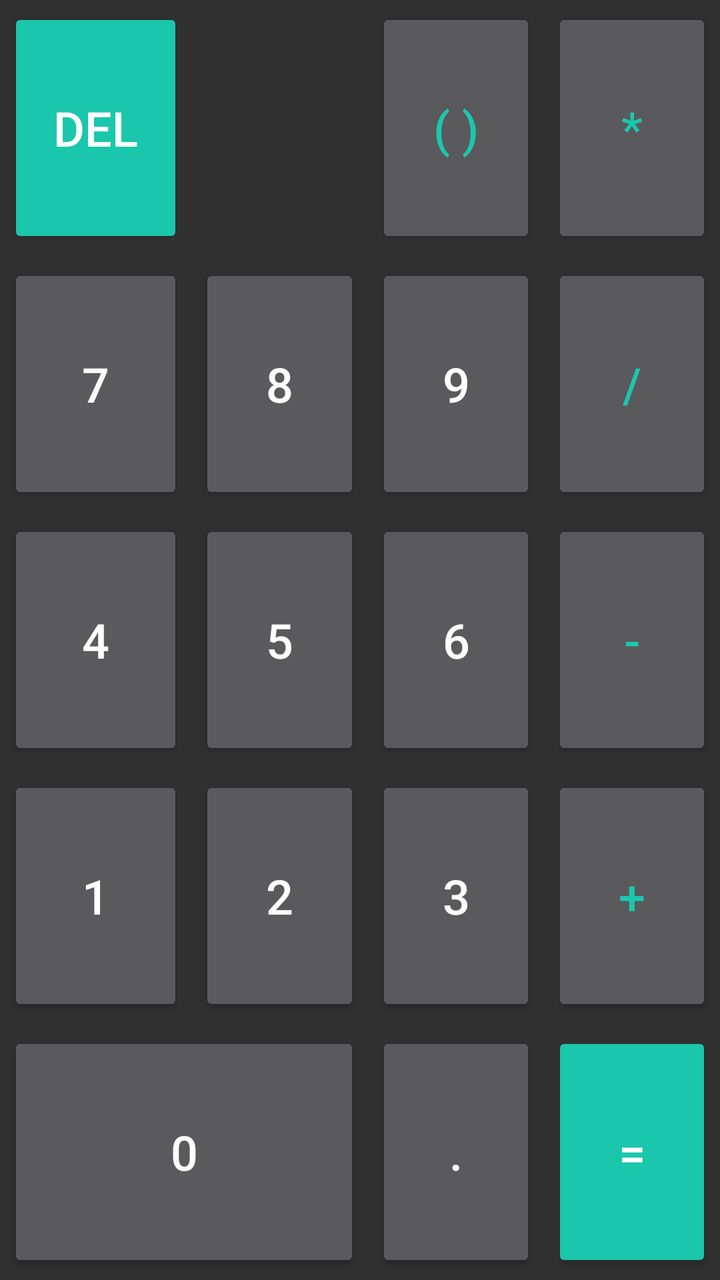
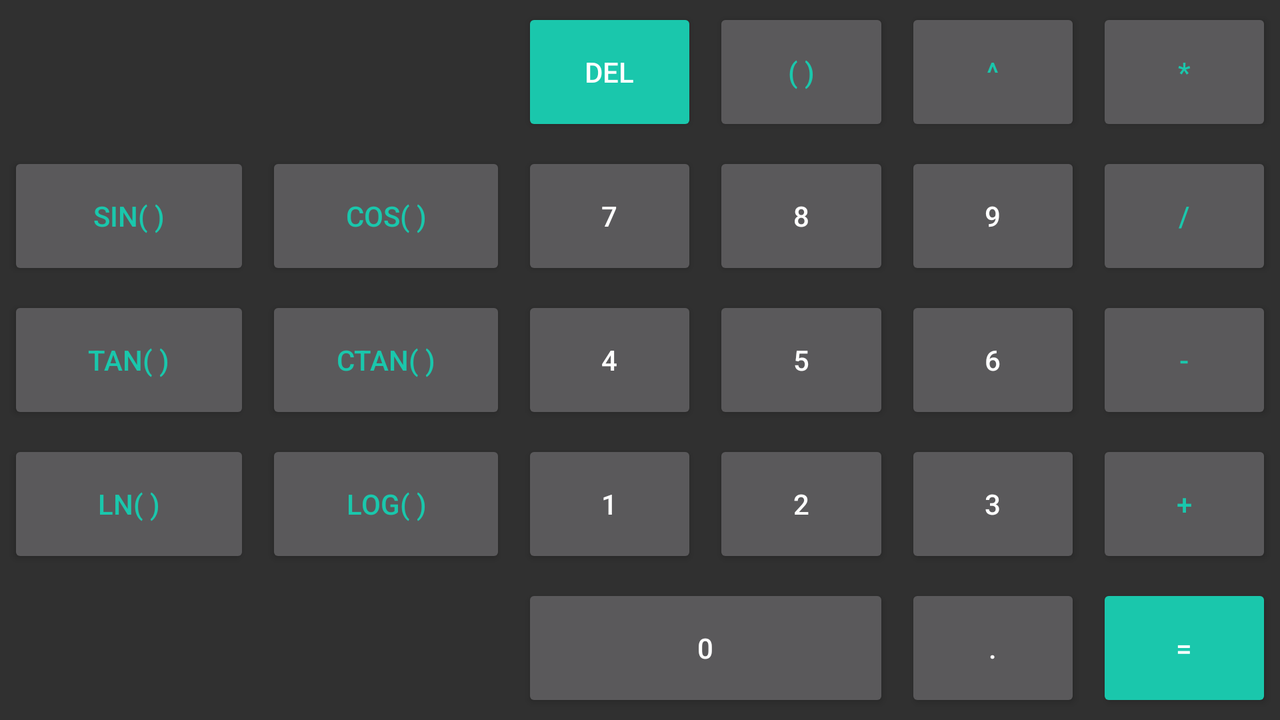

An Android layout and its configuration variant, each rendered on a device that would load it. The default file and the variant file are quoted in full after the pictures.
<!-- AndroidManifest.xml: application theme AppTheme -->
<!-- res/layout/fragment_inputs.xml -->
<?xml version="1.0" encoding="utf-8"?>
<GridLayout xmlns:android="http://schemas.android.com/apk/res/android"
    android:layout_width="match_parent"
    android:layout_height="match_parent"
    android:alignmentMode="alignBounds"
    android:useDefaultMargins="true"
    android:columnCount="4"
    android:orientation="horizontal"
    >

    <Button
        style="@style/Button.ColorInversed"
        android:layout_rowWeight="1"
        android:layout_columnWeight="0.5"
        android:onClick="onClickBackspace"
        android:text="del"
        />

    <Button
        style="@style/Button.Colored"
        android:layout_rowWeight="1"
        android:layout_columnWeight="0.5"
        android:layout_column="2"
        android:onClick="onClickInput"
        android:text="( )" />

    <Button
        style="@style/Button.Colored"
        android:layout_rowWeight="1"
        android:layout_columnWeight="1"
        android:onClick="onClickInput"
        android:text="*" />

    <Button
        android:layout_rowWeight="1"
        android:layout_columnWeight="1"
        android:onClick="onClickInput"
        android:text="7" />

    <Button
        android:layout_rowWeight="1"
        android:layout_columnWeight="1"
        android:onClick="onClickInput"
        android:text="8" />

    <Button
        android:layout_rowWeight="1"
        android:layout_columnWeight="1"
        android:onClick="onClickInput"
        android:text="9" />

    <Button
        style="@style/Button.Colored"
        android:layout_rowWeight="1"
        android:layout_columnWeight="1"
        android:onClick="onClickInput"
        android:text="/" />

    <Button
        android:layout_rowWeight="1"
        android:layout_columnWeight="1"
        android:onClick="onClickInput"
        android:text="4" />

    <Button
        android:layout_rowWeight="1"
        android:layout_columnWeight="1"
        android:onClick="onClickInput"
        android:text="5" />

    <Button
        android:layout_rowWeight="1"
        android:layout_columnWeight="1"
        android:onClick="onClickInput"
        android:text="6" />

    <Button
        style="@style/Button.Colored"
        android:layout_rowWeight="1"
        android:layout_columnWeight="1"
        android:onClick="onClickInput"
        android:text="-" />

    <Button
        android:layout_rowWeight="1"
        android:layout_columnWeight="1"
        android:onClick="onClickInput"
        android:text="1" />

    <Button
        android:layout_rowWeight="1"
        android:layout_columnWeight="1"
        android:onClick="onClickInput"
        android:text="2" />

    <Button
        android:layout_rowWeight="1"
        android:layout_columnWeight="1"
        android:onClick="onClickInput"
        android:text="3" />

    <Button
        style="@style/Button.Colored"
        android:layout_rowWeight="1"
        android:layout_columnWeight="1"
        android:onClick="onClickInput"
        android:text="+" />

    <Button
        android:layout_rowWeight="1"
        android:layout_columnSpan="2"
        android:layout_columnWeight="1"
        android:onClick="onClickInput"
        android:text="0" />

    <Button
        android:layout_rowWeight="1"
        android:layout_columnWeight="1"
        android:onClick="onClickInput"
        android:text="." />

    <Button
        style="@style/Button.ColorInversed"
        android:layout_rowWeight="1"
        android:layout_columnWeight="1"
        android:onClick="onClickResult"
        android:text="=" />
</GridLayout>
<!-- resources referenced by this layout -->
<resources>
  <style name="Button.ColorInversed">
          <item name="android:background">@drawable/abc_btn_colored_material</item>
      </style>
  <style name="Button.Colored">
          <item name="android:textColor">?attr/colorAccent</item>
      </style>
  <style name="AppTheme" parent="Theme.AppCompat">
          
          <item name="colorPrimary">@color/colorPrimary</item>
          <item name="colorPrimaryDark">@color/colorPrimaryDark</item>
          <item name="colorAccent">@color/colorAccent</item>
  
          <item name="buttonStyle">@style/Button</item>
      </style>
  <color name="colorPrimary">#008577</color>
  <color name="colorPrimaryDark">#00574B</color>
  <color name="colorAccent">#1AC7AC</color>
  <style name="Button" parent="Widget.AppCompat.Button">
          <item name="android:textSize"> @dimen/button_text_size </item>
          <item name="android:minWidth"> @dimen/button_min_width </item>
          <item name="android:minHeight"> @dimen/button_min_height </item>
      </style>
  <dimen name="button_text_size"> 24sp </dimen>
  <dimen name="button_min_width"> 10dp </dimen>
  <dimen name="button_min_height">10dp</dimen>
</resources>
<!-- res/layout-land/fragment_inputs.xml (the repository's variant of the layout above) -->
<!-- drawn on the phone turned sideways -->
<?xml version="1.0" encoding="utf-8"?>
<GridLayout xmlns:android="http://schemas.android.com/apk/res/android"
    android:layout_width="match_parent"
    android:layout_height="match_parent"
    android:alignmentMode="alignBounds"
    android:useDefaultMargins="true"
    android:columnCount="6"
    android:orientation="horizontal"
    >

    <Button
        style="@style/Button.ColorInversed"
        android:layout_rowWeight="1"
        android:layout_columnWeight="0.5"
        android:layout_column="2"
        android:onClick="onClickBackspace"
        android:text="del"
        />

    <Button
        style="@style/Button.Colored"
        android:layout_rowWeight="1"
        android:layout_columnWeight="0.5"
        android:onClick="onClickInputBr"
        android:text="( )" />

    <Button
        style="@style/Button.Colored"
        android:layout_rowWeight="1"
        android:layout_columnWeight="1"
        android:onClick="onClickInputBinOperator"
        android:text="^" />

    <Button
        style="@style/Button.Colored"
        android:layout_rowWeight="1"
        android:layout_columnWeight="1"
        android:onClick="onClickInputBinOperator"
        android:text="*" />

    <Button
        style="@style/Button.Colored"
        android:layout_rowWeight="1"
        android:layout_columnWeight="1"
        android:onClick="onClickInputBr"
        android:text="SIN( )" />

    <Button
        style="@style/Button.Colored"
        android:layout_rowWeight="1"
        android:layout_columnWeight="1"
        android:onClick="onClickInputBr"
        android:text="COS( )" />

    <Button
        android:layout_rowWeight="1"
        android:layout_columnWeight="1"
        android:onClick="onClickInputDigit"
        android:text="7" />

    <Button
        android:layout_rowWeight="1"
        android:layout_columnWeight="1"
        android:onClick="onClickInputDigit"
        android:text="8" />

    <Button
        android:layout_rowWeight="1"
        android:layout_columnWeight="1"
        android:onClick="onClickInputDigit"
        android:text="9" />

    <Button
        style="@style/Button.Colored"
        android:layout_rowWeight="1"
        android:layout_columnWeight="1"
        android:onClick="onClickInputBinOperator"
        android:text="/" />

    <Button
        style="@style/Button.Colored"
        android:layout_rowWeight="1"
        android:layout_columnWeight="1"
        android:onClick="onClickInputBr"
        android:text="TAN( )" />

    <Button
        style="@style/Button.Colored"
        android:layout_rowWeight="1"
        android:layout_columnWeight="0.5"
        android:onClick="onClickInputBr"
        android:text="CTAN( )" />

    <Button
        android:layout_rowWeight="1"
        android:layout_columnWeight="1"
        android:onClick="onClickInputDigit"
        android:text="4" />

    <Button
        android:layout_rowWeight="1"
        android:layout_columnWeight="1"
        android:onClick="onClickInputDigit"
        android:text="5" />

    <Button
        android:layout_rowWeight="1"
        android:layout_columnWeight="1"
        android:onClick="onClickInputDigit"
        android:text="6" />

    <Button
        style="@style/Button.Colored"
        android:layout_rowWeight="1"
        android:layout_columnWeight="1"
        android:onClick="onClickInputBinOperator"
        android:text="-" />

    <Button
        style="@style/Button.Colored"
        android:layout_rowWeight="1"
        android:layout_columnWeight="1"
        android:onClick="onClickInputBr"
        android:text="LN( )" />

    <Button
        style="@style/Button.Colored"
        android:layout_rowWeight="1"
        android:layout_columnWeight="1"
        android:onClick="onClickInputBr"
        android:text="LOG( )" />

    <Button
        android:layout_rowWeight="1"
        android:layout_columnWeight="1"
        android:onClick="onClickInputDigit"
        android:text="1" />

    <Button
        android:layout_rowWeight="1"
        android:layout_columnWeight="1"
        android:onClick="onClickInputDigit"
        android:text="2" />

    <Button
        android:layout_rowWeight="1"
        android:layout_columnWeight="1"
        android:onClick="onClickInputDigit"
        android:text="3" />

    <Button
        style="@style/Button.Colored"
        android:layout_rowWeight="1"
        android:layout_columnWeight="1"
        android:onClick="onClickInputBinOperator"
        android:text="+" />

    <Button
        android:layout_rowWeight="1"
        android:layout_columnSpan="2"
        android:layout_columnWeight="1"
        android:layout_column="2"
        android:onClick="onClickInputDigit"
        android:text="0" />

    <Button
        android:layout_rowWeight="1"
        android:layout_columnWeight="1"
        android:onClick="onClickInputDigit"
        android:text="." />

    <Button
        style="@style/Button.ColorInversed"
        android:layout_rowWeight="1"
        android:layout_columnWeight="1"
        android:onClick="onClickResult"
        android:text="=" />
</GridLayout>
<!-- resources referenced by the variant -->
<!-- as the phone turned sideways resolves them -->
<resources>
  <style name="Button.ColorInversed">
          <item name="android:background">@drawable/abc_btn_colored_material</item>
      </style>
  <style name="Button.Colored">
          <item name="android:textColor">?attr/colorAccent</item>
      </style>
  <style name="AppTheme" parent="Theme.AppCompat">
          
          <item name="colorPrimary">@color/colorPrimary</item>
          <item name="colorPrimaryDark">@color/colorPrimaryDark</item>
          <item name="colorAccent">@color/colorAccent</item>
  
          <item name="buttonStyle">@style/Button</item>
      </style>
  <color name="colorPrimary">#008577</color>
  <color name="colorPrimaryDark">#00574B</color>
  <color name="colorAccent">#1AC7AC</color>
  <style name="Button" parent="Widget.AppCompat.Button">
          <item name="android:textSize"> @dimen/button_text_size </item>
          <item name="android:minWidth"> @dimen/button_min_width </item>
          <item name="android:minHeight"> @dimen/button_min_height </item>
      </style>
  <!-- from res/values-land/ -->
  <dimen name="button_text_size"> 14sp </dimen>
  <!-- from res/values-land/ -->
  <dimen name="button_min_width"> 10dp </dimen>
  <!-- from res/values-land/ -->
  <dimen name="button_min_height">10dp</dimen>
</resources>
